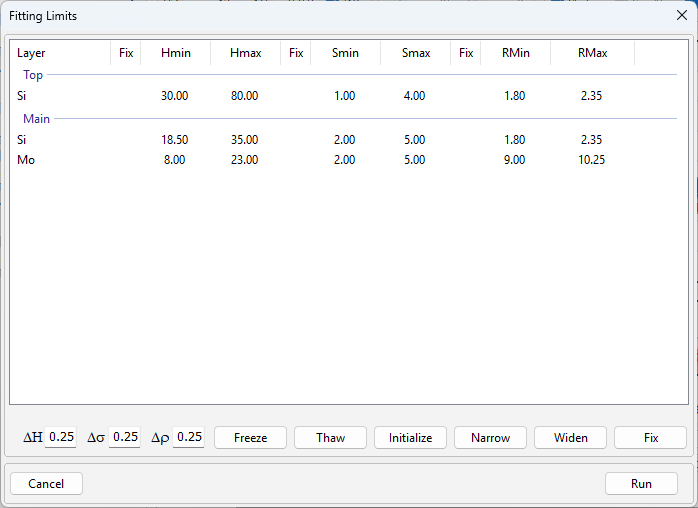
#> input picture figures-src/screenshots/xrc-3.9.4.1250-fit-limits-demo.png, 698 x 508 px
$ python fig_3_fit_demo.py
#> lines starting #> are read from the running program, lines starting #| are printed output that depends on the picture
"""Figures 3-1, 3-2 and 3-3: the first fit of the demo project, from raw screenshots.

Sources, all X-Ray Calc 3.9.4.1250 x64 (the published release, run from a
scratchpad copy), light theme, 96 dpi, window 1620 x 900 (captured as the
1606 x 893 visible frame), the demo ML(30x2)P3_Best.xrcx as the 3.9.4.1250
installer ships it, each run from a fresh copy opened with -f <file> -a (fit on an
NVIDIA GeForce RTX 5080):
  figures-src/screenshots/xrc-3.9.4.1250-fit-limits-demo.png  the Fitting Limits dialog
                                                               opened by Calc > Auto Fitting (F7)
  figures-src/screenshots/xrc-3.9.4.1250-fit-run1-demo.png    the window after run 1
  figures-src/screenshots/xrc-3.9.4.1250-fit-run2-demo.png    the window after run 2 (Table 3-1)
  figures-src/screenshots/xrc-3.9.4.1250-thickness-run1.png   run 1, Thickness page
  figures-src/screenshots/xrc-3.9.4.1250-thickness-run2.png   run 2, Thickness page
Each run was saved with Ctrl+S into figures-src/fits/ch3-run{1,2}.xrcx (Table 3-1,
scripts/figures/ch3_table.py).

Fig 3-1 is the dialog as captured. Fig 3-2 is the working area of run 1: the
chart with its residual strip, the Chart Info bar and the Convergence page.
Fig 3-3 is the Thickness page of run 1.

Run:  python scripts/figures/fig_3_fit_demo.py
Out:  public/figures/fig-3-1-fitting-limits.png, fig-3-2-first-fit.png, fig-3-3-thickness-profile.png
"""
from pathlib import Path

from PIL import Image
from PIL.PngImagePlugin import PngInfo

ROOT = Path(__file__).resolve().parents[2]
SHOTS = ROOT / "figures-src" / "screenshots"
OUT = ROOT / "public" / "figures"
VERSION = "X-Ray Calc 3.9.4.1250 x64"
WORKING_AREA = (606, 220, 1600, 866)   # chart and residual strip, Chart Info bar, chart pages
CHART_PAGES = (606, 672, 1600, 866)    # the Thickness page


def save(img, name, title, src):
    info = PngInfo()
    info.add_text("Title", title)
    info.add_text("Source", f"{src}; {VERSION}; script scripts/figures/fig_3_fit_demo.py")
    img.save(OUT / name, pnginfo=info, dpi=(96, 96))
    print("wrote", name, img.size)


def main():
    src1 = "xrc-3.9.4.1250-fit-limits-demo.png"
    save(Image.open(SHOTS / src1).convert("RGB"), "fig-3-1-fitting-limits.png",
         "Figure 3-1: the Fitting Limits dialog", src1)
#> in save, img is the input picture: PIL image 698x508 RGB; mean R, G, B 246.9, 247.3, 247.8
#| wrote fig-3-1-fitting-limits.png (698, 508)
    src2 = "xrc-3.9.4.1250-fit-run1-demo.png"
    save(Image.open(SHOTS / src2).convert("RGB").crop(WORKING_AREA), "fig-3-2-first-fit.png",
         "Figure 3-2: the working area after the first fit", src2)
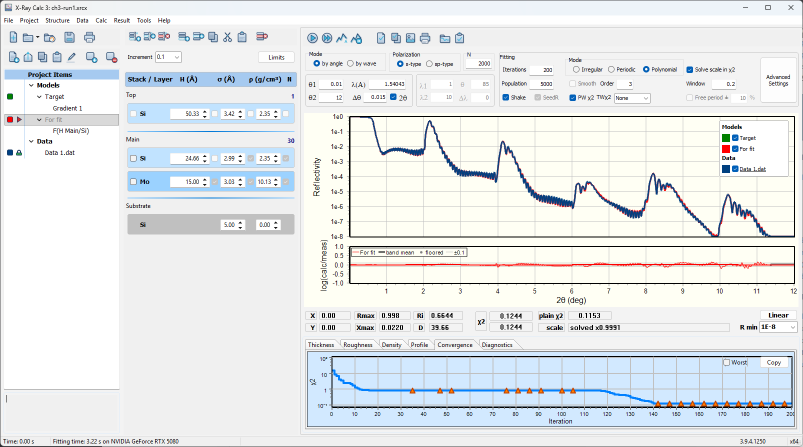
#> input picture figures-src/screenshots/xrc-3.9.4.1250-fit-run1-demo.png, 1606 x 893 px (shown at 1/2 size)
#> call 2 of save, with name = 'fig-3-2-first-fit.png', src = 'xrc-3.9.4.1250-fit-run1-demo.png'
#> in save (call 2), `img.save(OUT / name, pnginfo=info, dpi=(96, 96))`:
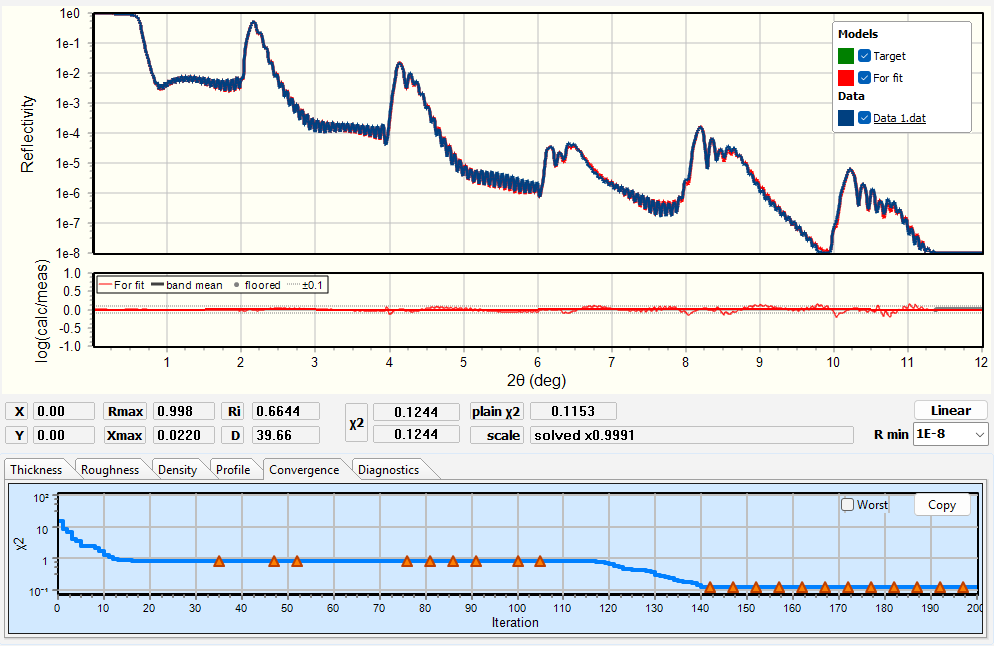
#> saved as fig-3-2-first-fit.png: PIL image 994x646 RGB; mean R, G, B 227.2, 231.1, 230.9
#| wrote fig-3-2-first-fit.png (994, 646)
    src3 = "xrc-3.9.4.1250-thickness-run1.png"
    save(Image.open(SHOTS / src3).convert("RGB").crop(CHART_PAGES), "fig-3-3-thickness-profile.png",
         "Figure 3-3: the Thickness page after the first fit", src3)
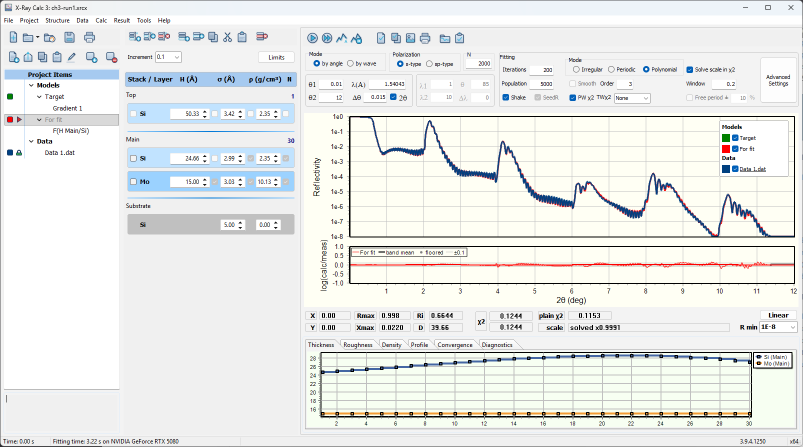
#> input picture figures-src/screenshots/xrc-3.9.4.1250-thickness-run1.png, 1606 x 893 px (shown at 1/2 size)
#> call 3 of save, with name = 'fig-3-3-thickness-profile.png', src = 'xrc-3.9.4.1250-thickness-run1.png'
#> in save (call 3), `img.save(OUT / name, pnginfo=info, dpi=(96, 96))`:
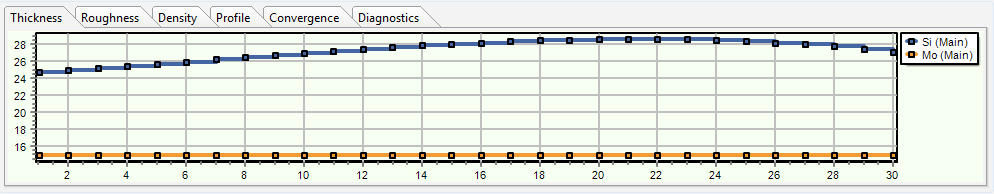
#> saved as fig-3-3-thickness-profile.png: PIL image 994x194 RGB; mean R, G, B 225.8, 229.9, 221.7
#| wrote fig-3-3-thickness-profile.png (994, 194)


if __name__ == "__main__":
    main()
